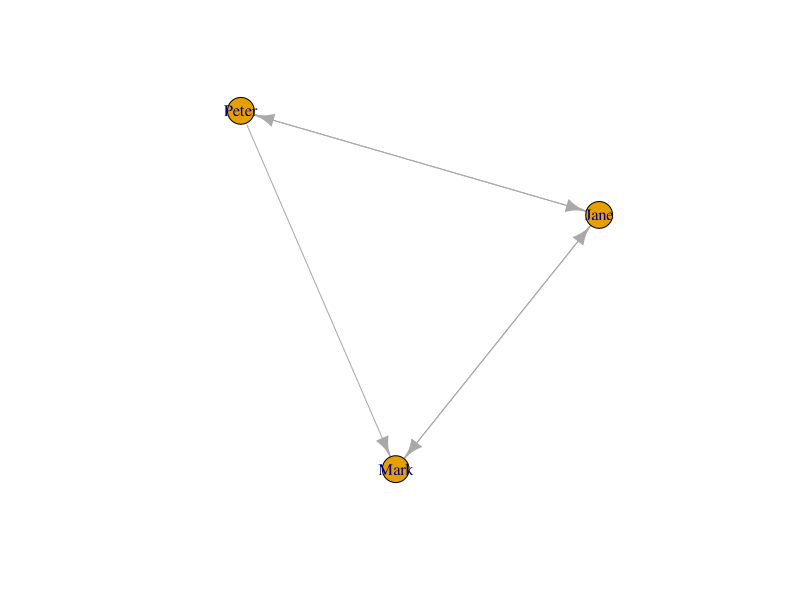
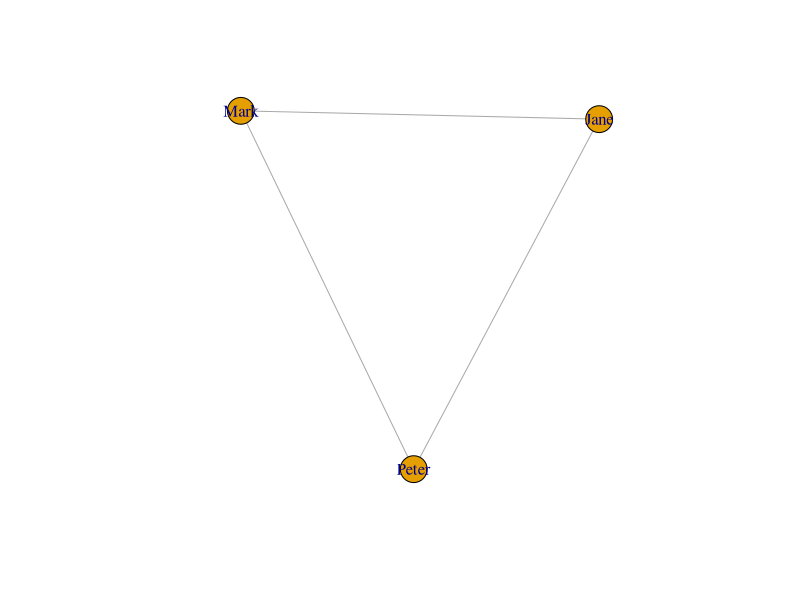
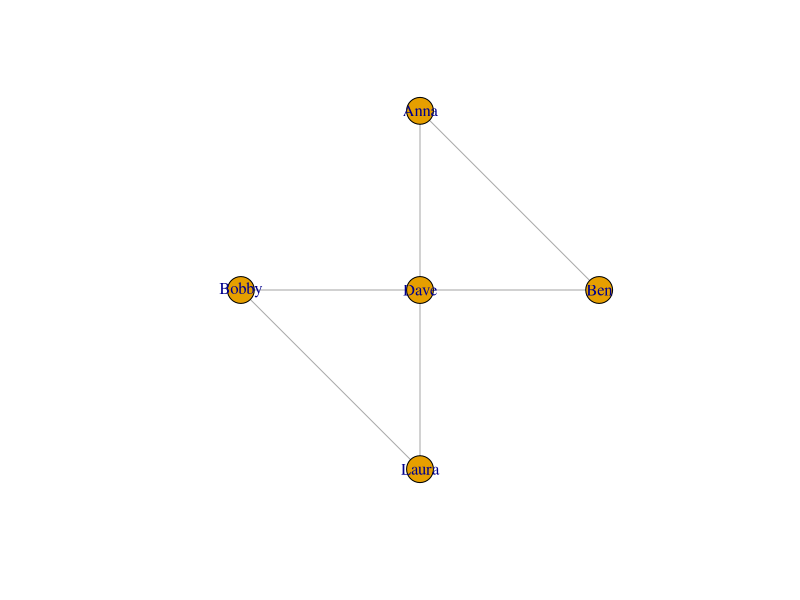
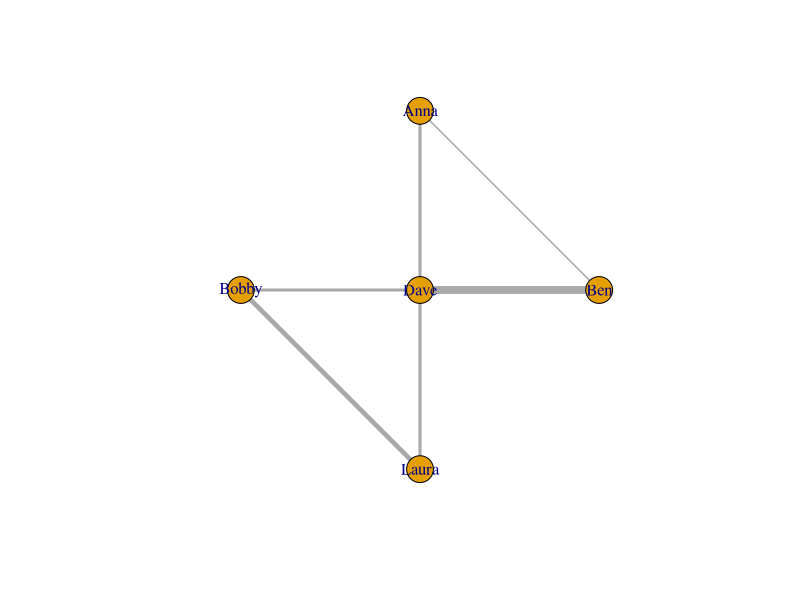

Write R code to recreate these figures, in order.
# Intro to Network Analysis. 
# Slide script.
# RUG@UM

library(igraph)

# The Most Basic Data Structures

# Adjacency Matrix
adj_m = matrix(data=c(0,1,1,1,0,1,0,1,0),nrow=3, ncol=3) # make some sort of adjacency matrix
colnames(adj_m) = c('Mark','Jane','Peter') # Naming the columns
rownames(adj_m) = c('Mark','Jane','Peter') # naming the rows

adj_d = graph.adjacency(adj_m) # Make it into an igraph object
plot(adj_d)

adj_u = graph.adjacency(adj_m, mode = "undirected") # You can also make it into an undirected graph
plot(adj_u)

# Edgelist
edge_l = matrix(data=c('Dave','Anna','Dave','Laura','Laura','Ben','Ben','Bobby','Bobby','Anna'),ncol=2)

edge_dir = graph.edgelist(edge_l)
edge_und = graph.edgelist(edge_l, directed = F)

set.seed(123)
plot(edge_und, layout = layout_as_star)

edge_und = set_edge_attr(edge_und,"weight",value = c(5,1,2,3,2)) # Putting in some edge weights. Let's suppose that the weights represent how much one person knows another person...
plot(edge_und,edge.width=E(edge_und)$weight*1.5, layout = layout_as_star) # we can now represent how well people know each other by using the thickness of the edges
